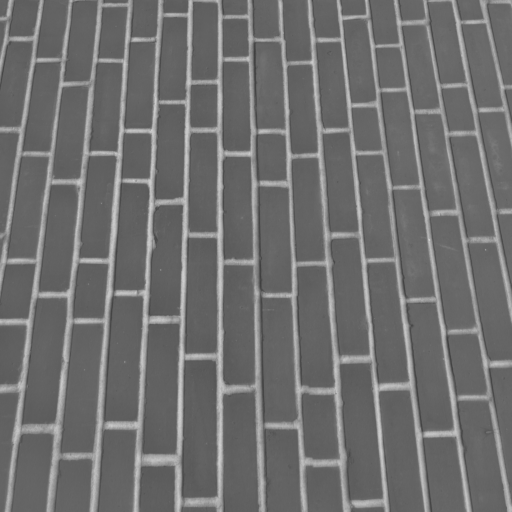
#> input picture data/images/brick_wall.png, 512 x 512 px
$ python demo.py
#> lines starting #> are read from the running program, lines starting #| are printed output that depends on the picture; after the words box and inside, x2 and y2 are one past the last pixel; in counts of white or black regions, pixels touching at a corner belong together
### 07_classical_cv_practice/basics.py
"""Small, self-contained building blocks: image pyramids, Laplacian-of-Gaussian zero crossings, RANSAC line fitting."""
import cv2
import numpy as np
from scipy import ndimage


def gaussian_pyramid(img, levels=4):
    out = [img.astype(np.float32)]
    for _ in range(levels - 1):
        out.append(cv2.pyrDown(out[-1]))
    return out


def laplacian_pyramid(img, levels=4):
    g = gaussian_pyramid(img, levels)
    lap = [g[i] - cv2.pyrUp(g[i + 1], dstsize=g[i].shape[1::-1]) for i in range(levels - 1)]
    return lap + [g[-1]]


def reconstruct(lap):
    img = lap[-1]
    for band in reversed(lap[:-1]):
        img = cv2.pyrUp(img, dstsize=band.shape[1::-1]) + band
    return img


def log_zero_crossings(gray, sigma=2.0, min_contrast=2.0):
    """Marr-Hildreth edges: zero crossings of the Laplacian of Gaussian with enough local slope."""
    log = ndimage.gaussian_laplace(gray.astype(float), sigma)
    mx = ndimage.maximum_filter(log, size=3)
    mn = ndimage.minimum_filter(log, size=3)
    crossing = (mn < 0) & (mx > 0) & ((mx - mn) > min_contrast)
    return crossing, log


def ransac_line(points, iters=200, tol=1.5, seed=0):
    """Fit y = a x + b robustly: sample 2 points, count inliers within `tol`, keep the best, refit on inliers."""
    rng = np.random.default_rng(seed)
    best = None
    for _ in range(iters):
        i, j = rng.choice(len(points), 2, replace=False)
        (x1, y1), (x2, y2) = points[i], points[j]
        if abs(x2 - x1) < 1e-9:
            continue
        a = (y2 - y1) / (x2 - x1)
        b = y1 - a * x1
        inl = np.abs(points[:, 1] - (a * points[:, 0] + b)) < tol
        if best is None or inl.sum() > best.sum():
            best = inl
    a, b = np.polyfit(points[best, 0], points[best, 1], 1)
    return a, b, best

### 07_classical_cv_practice/demo.py
"""Classical CV toolbox demo: pyramids, LoG edges, RANSAC, SIFT + RANSAC homography, Viola-Jones, background subtraction, optical flow."""
import json
from pathlib import Path

import cv2
import matplotlib
import numpy as np

matplotlib.use("Agg")
import matplotlib.pyplot as plt

from basics import laplacian_pyramid, log_zero_crossings, ransac_line, reconstruct

HERE = Path(__file__).parent
DATA = HERE.parent / "data"
OUT = HERE / "results"
OUT.mkdir(exist_ok=True)
rgb = lambda im: cv2.cvtColor(im, cv2.COLOR_BGR2RGB)
rng = np.random.default_rng(0)
metrics = {}

wall = cv2.imread(str(DATA / "images" / "brick_wall.png"))
#> wall is the input picture: shape (512, 512, 3); min 63, max 207, mean 111.5
wall = cv2.resize(wall, (640, int(640 * wall.shape[0] / wall.shape[1])))
#> wall: shape (640, 640, 3)
gray = cv2.cvtColor(wall, cv2.COLOR_BGR2GRAY)

# 1. Laplacian pyramid: band-pass decomposition and lossless reconstruction
lap = laplacian_pyramid(gray, 4)
#> after the loop in gaussian_pyramid, `for _ in range(levels - 1):`: out = 4 items
#> in laplacian_pyramid, `lap = [g[i] - cv2.pyrUp(g[i + 1], dstsize=g[i].shape[1::-1]) for i in ..`: lap = 3 items
#> lap = 4 items
rec = reconstruct(lap)
#> the loop in reconstruct, `for band in reversed(lap[:-1]):` made 3 passes
metrics["laplacian_pyramid_reconstruction_max_abs_error"] = float(np.abs(rec - gray).max())
fig, ax = plt.subplots(1, 4, figsize=(16, 3.6))
for a, band, t in zip(ax, lap, ["band 0 (finest)", "band 1", "band 2", "low-pass residual"]):
    a.imshow(band, cmap="gray"); a.set_title(f"{t} {band.shape[1]}x{band.shape[0]}"); a.axis("off")
#> this loop made 4 passes
#> t on passes 1 to 4: 'band 0 (finest)', 'band 1', 'band 2', 'low-pass residual'
plt.tight_layout(); plt.savefig(OUT / "laplacian_pyramid.png", dpi=100); plt.close()

# 2. LoG zero crossings at three scales
fig, ax = plt.subplots(1, 4, figsize=(16, 3.6))
ax[0].imshow(gray, cmap="gray"); ax[0].set_title("input")
for a, s in zip(ax[1:], [1.5, 3.0, 5.0]):
    z, _ = log_zero_crossings(gray, s, min_contrast=1.0 / s)
    a.imshow(z, cmap="gray"); a.set_title(f"LoG zero crossings, sigma={s}")
#> this loop made 3 passes
#> pass 1, in log_zero_crossings, `crossing = (mn < 0) & (mx > 0) & ((mx - mn) > min_contrast)`:
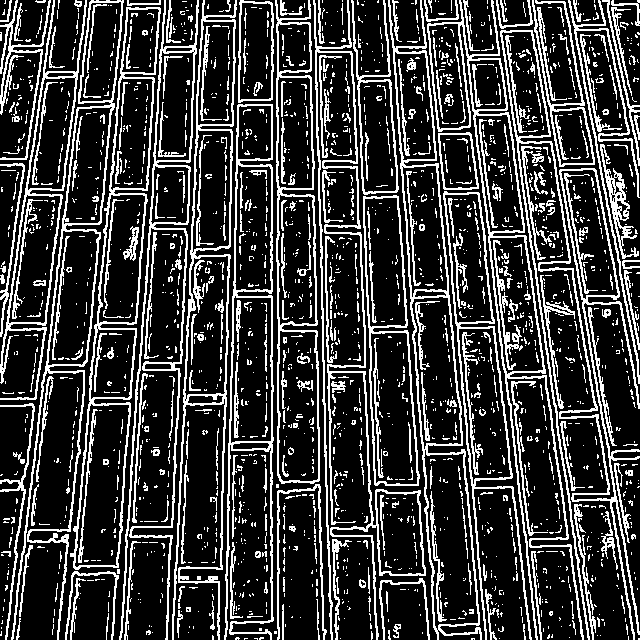
#> crossing: shape (640, 640) bool; 22.8% white in thin lines or dots
for a in ax: a.axis("off")
plt.tight_layout(); plt.savefig(OUT / "log_edges.png", dpi=100); plt.close()
#> after `plt.tight_layout()`:
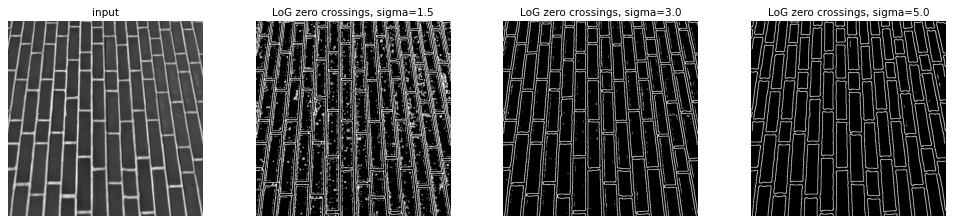
#> figure drawn by matplotlib, 4 panels

# 3. RANSAC vs least squares as outliers grow
xs = np.linspace(0, 100, 80)
true_a, true_b = 0.8, 10
ls_err, rs_err, ratios = [], [], [0, 0.1, 0.2, 0.3, 0.4, 0.5, 0.6]
for r in ratios:
    e1, e2 = [], []
    for seed in range(30):
        g = np.random.default_rng(seed)
        pts = np.stack([xs, true_a * xs + true_b + g.normal(0, 1, len(xs))], 1)
        n_out = int(r * len(xs)); idx = g.choice(len(xs), n_out, replace=False)
        pts[idx, 1] = g.uniform(0, 100, n_out)
        a1, b1 = np.polyfit(pts[:, 0], pts[:, 1], 1)
        a2, b2, _ = ransac_line(pts, iters=300, tol=3, seed=seed)
        e1.append(abs(a1 - true_a)); e2.append(abs(a2 - true_a))
    ls_err.append(np.mean(e1)); rs_err.append(np.mean(e2))
#> after the loop, ls_err = [0.0032, 0.0788, 0.152, 0.242, 0.322, 0.424, 0.476]; rs_err = [0.00307, 0.00315, 0.00269, 0.00401, 0.0046, 0.00568, 0.00612]
metrics["ransac_vs_least_squares_slope_error"] = {f"{int(r*100)}% outliers": {"least_squares": round(l, 3), "ransac": round(q, 3)}
                                                   for r, l, q in zip(ratios, ls_err, rs_err)}
g = np.random.default_rng(1)
pts = np.stack([xs, true_a * xs + true_b + g.normal(0, 1, len(xs))], 1)
#> pts = 80 pairs, first value 0 to 100, second value 10.35 to 89.55
idx = g.choice(len(xs), 32, replace=False); pts[idx, 1] = g.uniform(0, 100, 32)
#> after `idx = g.choice(len(xs), 32, replace=False)`: idx = 32 values, max 74 at index 21, min 0 at index 16, mean 34.81
a2, b2, inl = ransac_line(pts, 300, 3); a1, b1 = np.polyfit(pts[:, 0], pts[:, 1], 1)
#> after `a2, b2, inl = ransac_line(pts, 300, 3)`: a2 = 0.791; b2 = 10.4
#> after `a1, b1 = np.polyfit(pts[:, 0], pts[:, 1], 1)`: a1 = 0.516; b1 = 26.1
fig, ax = plt.subplots(1, 2, figsize=(12, 4))
ax[0].scatter(*pts[~inl].T, c="red", s=12, label="outliers"); ax[0].scatter(*pts[inl].T, c="tab:blue", s=12, label="inliers")
ax[0].plot(xs, a1 * xs + b1, "k--", label="least squares"); ax[0].plot(xs, a2 * xs + b2, "g-", label="RANSAC")
ax[0].legend(); ax[0].set_title("40% outliers")
ax[1].plot([int(r * 100) for r in ratios], ls_err, "o--", c="k", label="least squares")
ax[1].plot([int(r * 100) for r in ratios], rs_err, "s-", c="g", label="RANSAC")
ax[1].set_xlabel("% outliers"); ax[1].set_ylabel("slope error"); ax[1].legend(); ax[1].set_title("Robustness to outliers")
plt.tight_layout(); plt.savefig(OUT / "ransac_vs_least_squares.png", dpi=100); plt.close()
#> after `plt.tight_layout()`:
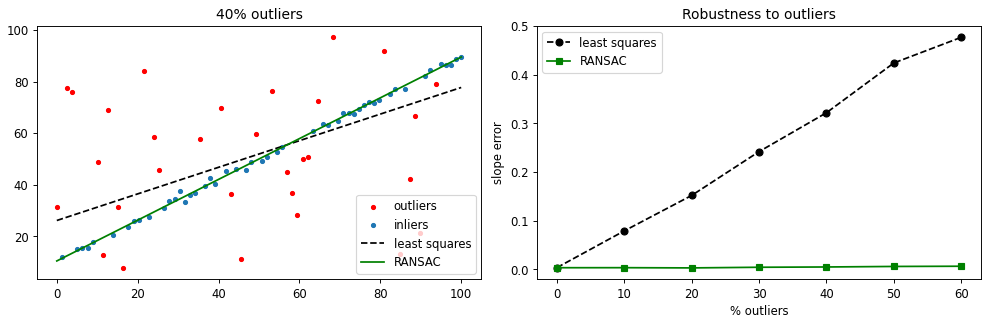
#> figure drawn by matplotlib, 2 panels; panel 1: curve peaks at x = 100, y = 77.7; panel 1: curve peaks at x = 100, y = 89.52

# 4. SIFT + RANSAC homography between an image and a rotated, scaled, perspective-warped copy
h, w = gray.shape
#> h = 640; w = 640
src = np.float32([[0, 0], [w, 0], [w, h], [0, h]])
#> src = [[0, 0], [640, 0], [640, 640], [0, 640]]
dst = np.float32([[60, 40], [w - 30, 10], [w - 80, h - 20], [20, h - 60]])
#> dst = [[60, 40], [610, 10], [560, 620], [20, 580]]
Hgt = cv2.getPerspectiveTransform(src, dst)
#> Hgt = [[0.75, -0.0623, 60], [-0.0487, 0.851, 40], [-0.00018, 1.23e-05, 1]]
warped = cv2.warpPerspective(wall, Hgt, (w, h))
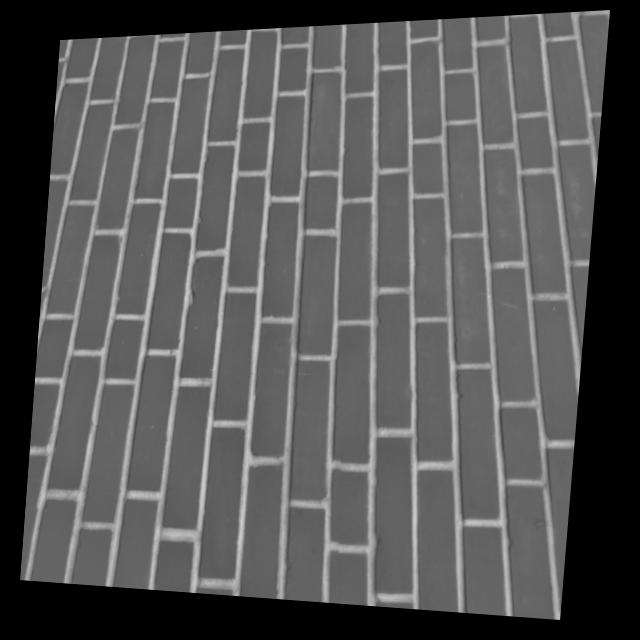
#> warped: shape (640, 640, 3); min 0, max 204, mean 85.3
warped = cv2.GaussianBlur(warped, (5, 5), 0)
sift = cv2.SIFT_create()
k1, d1 = sift.detectAndCompute(gray, None); k2, d2 = sift.detectAndCompute(cv2.cvtColor(warped, cv2.COLOR_BGR2GRAY), None)
#> after `k1, d1 = sift.detectAndCompute(gray, None)`: k1 = 836 keypoints; strongest (x, y, size): (187, 228, 7.1), (275, 233, 5.9), (191, 164, 6.7), (150, 366, 6)
#> after `k2, d2 = sift.detectAndCompute(cv2.cvtColor(warped, cv2.COLOR_BGR2GRAY`: k2 = 819 keypoints; strongest (x, y, size): (557, 616, 5.4), (606, 13, 5.1), (27, 574, 9.3), (34, 451, 6.6)
m = cv2.BFMatcher().knnMatch(d1, d2, k=2)
#> m = 836 matches
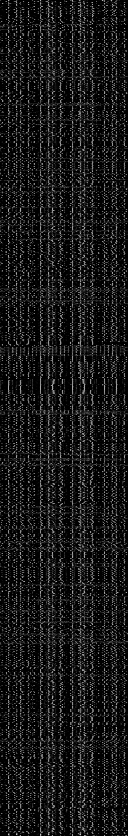
#> d1: shape (836, 128) float32; min 0, max 199, mean 24.4
good = [a for a, b in m if a.distance < 0.75 * b.distance]
#> good = 200 matches
p1 = np.float32([k1[x.queryIdx].pt for x in good]); p2 = np.float32([k2[x.trainIdx].pt for x in good])
#> after `p1 = np.float32([k1[x.queryIdx].pt for x in good])`: p1 = 200 pairs, first value 7.2 to 622.2, second value 9.25 to 628
#> after `p2 = np.float32([k2[x.trainIdx].pt for x in good])`: p2 = 200 pairs, first value 59.62 to 565.1, second value 39.77 to 555.2
Hest, mask = cv2.findHomography(p1, p2, cv2.RANSAC, 3.0)
#> Hest = [[0.749, -0.0624, 60.4], [-0.0476, 0.851, 39.55], [-0.000179, 1.18e-05, 1]]; mask = 200 values, max 1 at index 3, min 0 at index 0, mean 0.735
grid = np.float32([[x, y] for x in range(0, w, 80) for y in range(0, h, 80)]).reshape(-1, 1, 2)
#> grid = 64 rows, first 8: [0, 0], [0, 80], [0, 160], [0, 240], [0, 320], [0, 400], [0, 480], [0, 560]
err = np.linalg.norm(cv2.perspectiveTransform(grid, Hest) - cv2.perspectiveTransform(grid, Hgt), axis=2).mean()
#> err = 0.267
metrics["sift_ransac"] = {"keypoints": [len(k1), len(k2)], "ratio_test_matches": len(good), "ransac_inliers": int(mask.sum()),
                          "inlier_ratio": round(float(mask.mean()), 3), "mean_homography_error_px": round(float(err), 3)}
vis = cv2.drawMatches(wall, k1, warped, k2, [g for g, mk in zip(good, mask.ravel()) if mk][:80], None,
                      flags=cv2.DrawMatchesFlags_NOT_DRAW_SINGLE_POINTS)
plt.figure(figsize=(14, 4.2)); plt.imshow(rgb(vis)); plt.axis("off")
plt.title(f"SIFT + RANSAC: {int(mask.sum())}/{len(good)} inliers, homography error {err:.2f}px")
plt.tight_layout(); plt.savefig(OUT / "sift_ransac_matches.png", dpi=100); plt.close()

# 5. Viola-Jones face detection
face_img = cv2.imread(str(DATA / "images" / "astronaut.png"))
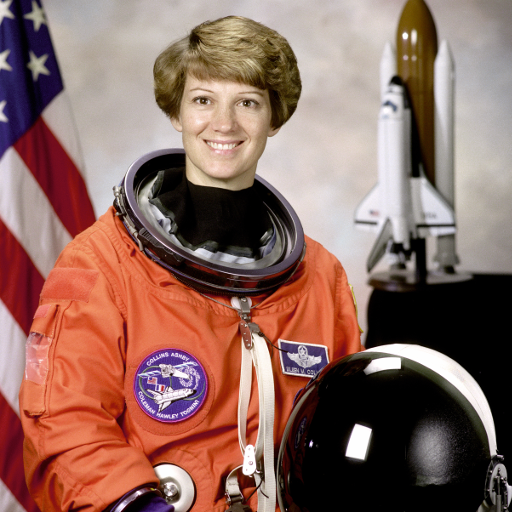
#> input picture data/images/astronaut.png, 512 x 512 px
#> face_img is the input picture: shape (512, 512, 3); mean B, G, R 96.5, 105.8, 141.6
casc = cv2.CascadeClassifier(str(DATA / "images" / "haarcascade_frontalface_alt.xml"))
faces = casc.detectMultiScale(cv2.cvtColor(face_img, cv2.COLOR_BGR2GRAY), 1.1, 4)
#> faces = [[265, 323, 72, 72], [176, 65, 98, 98]]
for x, y, fw, fh in faces:
    cv2.rectangle(face_img, (x, y), (x + fw, y + fh), (0, 255, 0), 2)
#> this loop made 2 passes
#> face_img: shape (512, 512, 3); 0.78% of pixels changed, all inside (x1, y1, x2, y2) = (175, 64, 339, 397)
metrics["viola_jones_faces_found"] = int(len(faces))

# 6. video: MOG2 background subtraction + Farneback optical flow
cap = cv2.VideoCapture(str(DATA / "video" / "shibuya_clip.mp4"))
mog = cv2.createBackgroundSubtractorMOG2(history=60, varThreshold=32, detectShadows=False)
frames, fg_frac, prev = [], [], None
while True:
    ok, f = cap.read()
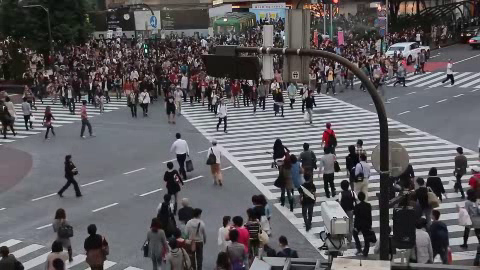
#> input picture frame 10 of data/video/shibuya_clip.mp4, 480 x 270 px
#> f is the input picture: shape (270, 480, 3); mean B, G, R 93.8, 90.5, 92.9
    if not ok:
        break
    mask_fg = mog.apply(f)
#> mask_fg: shape (270, 480); every value is 255
    mask_fg = cv2.morphologyEx(mask_fg, cv2.MORPH_OPEN, np.ones((3, 3), np.uint8))
    fg_frac.append(float((mask_fg > 0).mean()))
    frames.append((f, mask_fg))
sel = len(frames) - 1
f, fgm = frames[sel]
g0 = cv2.cvtColor(frames[sel - 3][0], cv2.COLOR_BGR2GRAY); g1 = cv2.cvtColor(f, cv2.COLOR_BGR2GRAY)
flow = cv2.calcOpticalFlowFarneback(g0, g1, None, 0.5, 3, 15, 3, 5, 1.2, 0)
mag, ang = cv2.cartToPolar(flow[..., 0], flow[..., 1])
hsv = np.zeros_like(f); hsv[..., 0] = ang * 90 / np.pi; hsv[..., 1] = 255; hsv[..., 2] = np.clip(mag * 25, 0, 255)
flow_vis = cv2.cvtColor(hsv, cv2.COLOR_HSV2BGR)
fig, ax = plt.subplots(1, 4, figsize=(18, 3.4))
for a, im, t, cm in zip(ax, [f, fgm, flow_vis, f], ["frame", "MOG2 foreground", "Farneback flow (hue = direction)", "flow arrows"], [None, "gray", None, None]):
    a.imshow(rgb(im) if im.ndim == 3 else im, cmap=cm); a.set_title(t); a.axis("off")
ys, xs_ = np.mgrid[8:f.shape[0]:16, 8:f.shape[1]:16]
ax[3].quiver(xs_, ys, flow[ys, xs_, 0], flow[ys, xs_, 1], color="yellow", angles="xy", scale_units="xy", scale=0.6, width=0.003)
plt.tight_layout(); plt.savefig(OUT / "video_motion.png", dpi=100); plt.close()
metrics["video"] = {"frames": len(frames), "foreground_fraction_mean_after_warmup": round(float(np.mean(fg_frac[30:])), 4)}

# face figure
plt.figure(figsize=(3.4, 3.4)); plt.imshow(rgb(face_img)); plt.axis("off"); plt.title(f"Viola-Jones: {len(faces)} face(s)")
plt.tight_layout(); plt.savefig(OUT / "viola_jones.png", dpi=100); plt.close()

(OUT / "metrics.json").write_text(json.dumps(metrics, indent=2))
print(json.dumps(metrics, indent=2))
